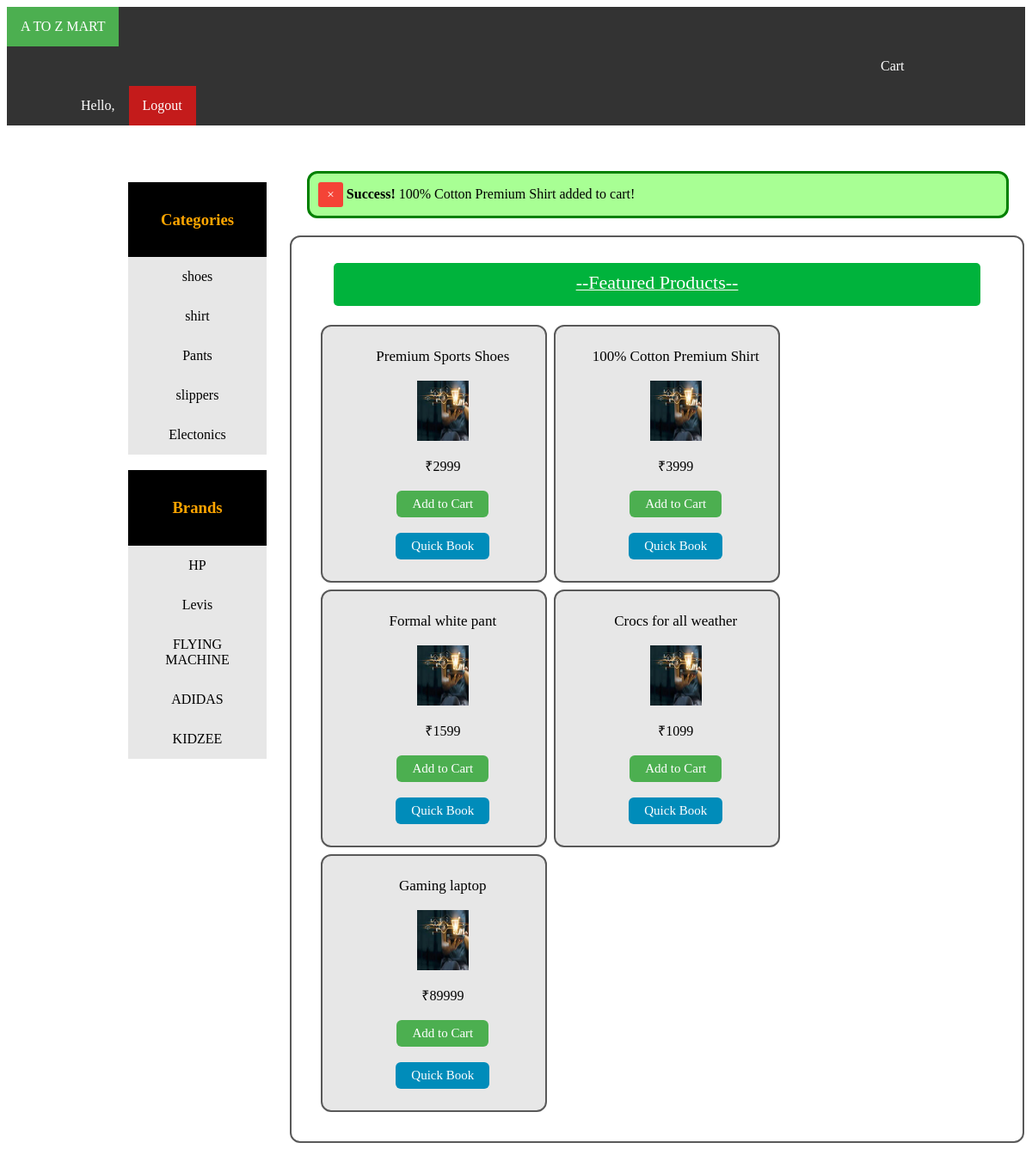
Screenshot of /profile.php?pro_id=P14 with the database file from the repository.
### tables this page shows
CREATE TABLE `categories` (
  `cat_id` varchar(30) DEFAULT NULL,
  `cat_name` varchar(30) DEFAULT NULL,
  `cat_title` varchar(30) DEFAULT NULL
);

CREATE TABLE `brands` (
  `brand_id` varchar(30) DEFAULT NULL,
  `brand_name` varchar(30) DEFAULT NULL,
  `brand_title` varchar(30) DEFAULT NULL
);

CREATE TABLE `products` (
  `product_id` varchar(30) DEFAULT NULL,
  `product_cat` varchar(30) DEFAULT NULL,
  `product_brand` varchar(30) DEFAULT NULL,
  `product_title` varchar(30) DEFAULT NULL,
  `product_price` varchar(30) DEFAULT NULL,
  `product_image` blob DEFAULT NULL
);

### profile.php (the view, shortened to what this page needs)
<?php
include('dbconnect.php');
?>
<!DOCTYPE html>
<html>
<head>
<link rel="stylesheet" type="text/css" href="style.css">
</head>
<body >
<div >
<div class="navi">
<ul>
<li><a href="profile.php" class="active">A TO Z MART</a></li>
<li style="padding-left: 1000px"><a href="cart.php">Cart</a></li>
<li style="padding-left: 70px"><a href="#">Hello, <?php echo
$_SESSION['uname']; ?></a></li>
<li style="padding-left: 0px"><a href="logout.php" class="logout">Logout</a></li>
</ul>
</div>
<br>
<div class="ncol-1"></div>
<div class="ncol-2">
<br><br>
<div class="dash">
<?php
$category_query="SELECT * FROM categories";
$run_query=mysqli_query($conn,$category_query); echo "<ul>
<li ><a href='#' style='background-color:black;color:orange;' ><h3>Categories</h3></a></li>";
if(mysqli_num_rows($run_query)){ while($row=mysqli_fetch_array($run_query)){
$cid=$row['cat_id'];
$cat_name=$row['cat_name'];
echo "<li ><a href='profile.php?ctid=$cid' class='category' cid='$cid'>$cat_name</a></li>";
}
echo "</ul>";
}?>
</div>
<br>
<div class="dash" >
<?php
$category_query="SELECT * FROM brands";
$run_query=mysqli_query($conn,$category_query); echo "<ul>
<li ><a href='#'style='background-color:black;color:orange;'><h3>Brands</h3></a></li>";
if(mysqli_num_rows($run_query)){ while($row=mysqli_fetch_array($run_query)){
$bid=$row['brand_id'];
$brand_name=$row['brand_name'];
echo "<li ><a href='profile.php?brid=$bid' class='brand' bid='$bid'>$brand_name</a></li>";
}
echo "</ul>";
}
?>
</div>
</div>
<div class="ncol-8">
<div class="ncol-12">
<?php if(isset($_GET['pro_id']))
{$pid=mysqli_real_escape_string($conn,$_GET['pro_id']);
$uid=$_SESSION['uid'];
$sql = "SELECT * FROM products WHERE product_id = '$pid'";
$run_query = mysqli_query($conn,$sql);
$row = mysqli_fetch_array($run_query);
$pro_title = $row["product_title"];
$pro_price = $row["product_price"];
$sql="INSERT INTO cart(p_id,user_id,qty,total_amount) VALUES('$pid','$uid','1','$pro_price')";
$run_query = mysqli_query($conn,$sql); if($run_query){
echo "
<div style='background-color:#a8ff94;width:100%;border:3px solid green;padding:10px;margin:5px; border-radius:12px;}'>
<a href='profile.php' class='close-btn'>&times</a>
<strong>Success!</strong> $pro_title added to cart!
</div>
";
}}
?>
</div>
<div id="pannel" >
<div class="pannel-head"><u><span style="font-size: 22px;">--Featured Products--</span></u>
</div>
<br>
<div >
<div class="nrow">
<?php if(isset($_GET['ctid']))
{
$cid=mysqli_real_escape_string($conn,$_GET['ctid']);
$product_query="SELECT * FROM products WHERE product_cat=$cid";
}
else if (isset($_GET['brid']))
{
$bid=mysqli_real_escape_string($conn,$_GET['brid']);
$product_query="SELECT * FROM products WHERE product_brand=$bid";
}
else
{
$product_query="SELECT * FROM products;";
}
$run_query=mysqli_query($conn,$product_query); if(mysqli_num_rows($run_query)){ while($row=mysqli_fetch_array($run_query)){
$pro_id=$row['product_id'];
$title=$row['product_title'];
$price=$row['product_price'];
echo "<div class='ncol-4 pannel_style' style='background-color: #e7e7e7'>
<div id='pannel_in' >
<span style='font-size:17px'>$title</span><br><img src='11.jpeg'height='70px' width='60px'><br> ₹$price <br><br>
<a href='profile.php?pro_id=$pro_id'
class='addtocart-btn'>Add to Cart</a>&nbsp &nbsp
<a href='payment success.php?pro_id=$pro_id' class='quickbook-btn'> Quick Book</a>
</div>
</div>";
}} ?>
</div>
</div>
</div>
<div class="ncol-2"></div>
</div>
</body>
</html>

### style.css (style rules this page uses)
.dash ul { list-style-type: none; margin: 0; padding: 0; }
.dash li a { display: block; color: black; text-align: center; padding: 14px 16px; text-decoration: none; }
.dash { background-color:#e7e7e7 ; }
.navi ul { list-style-type: none; margin: 0; padding: 0; overflow: hidden; background-color: #333; }
.navi li { float: left; }
.navi li a { display: block; color: white; text-align: center; padding: 14px 16px; text-decoration: none; }
.navi .active { background-color: #4CAF50; }
.navi .logout { background-color: #c41b1b; }
#pannel { border-radius: 12px; border: 2px solid #595959; padding: 30px; width: 100%; height: 100%; display: flex; flex-direction: column; align-items: center; }
#pannel_in { padding: 10px; width: 100%; height: 10%; display: flex; flex-direction: column; align-items: center; }
.pannel-head { text-align: center; background-color: #00b33c; width:95.2%; color:white; height:40px; padding-top:10px; border-radius: 5px; }
.pannel_style { border: 2px solid #595959; border-radius: 12px; margin:4px; }
.ncol-1 { padding: 15px; width:8.33%; float:left; }
.ncol-2 { padding: 12px; width:13.66%; float:left; }
.ncol-4 { padding: 15px; width:29%; float:left; }
.ncol-8 { padding: 15px; width:66.667%; float:left; }
.ncol-12 { padding: 15px; width:100%; float:left; }
.nrow::after { content: ""; display: table; clear: both; }
.addtocart-btn { background-color: #4CAF50; border: none; color: white; padding: 7px 18px; text-align: center; text-decoration: none; display: inline-block; font-size: 15px; border-radius: 6px; }
.quickbook-btn { background-color: #008CBA; border: none; color: white; padding: 7px 18px; text-align: center; text-decoration: none; display: inline-block; font-size: 15px; border-radius: 6px; }
.close-btn { background-color: #f44336; border: none; color: white; padding: 6px 10px; text-align: center; text-decoration: none; display: inline-block; font-size: 15px; border-radius: 3px; }

### rows the page displays
categories: cat_name "shoes"
categories: cat_name "shirt"
categories: cat_name "Pants"
categories: cat_name "slippers"
categories: cat_name "Electonics"
brands: brand_name "HP"
brands: brand_name "Levis"
brands: brand_name "FLYING MACHINE"
brands: brand_name "ADIDAS"
brands: brand_name "KIDZEE"
products: product_title "100% Cotton Premium Shirt", product_price "3999"
products: product_title "Premium Sports Shoes", product_price "2999"
products: product_title "Formal white pant", product_price "1599"
products: product_title "Crocs for all weather", product_price "1099"
products: product_title "Gaming laptop", product_price "89999"
